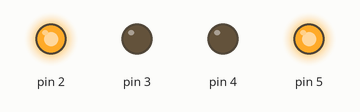
A sketch run on a simulated Arduino Uno, built with avr-gcc and run on an emulated ATmega328P. On the bench: output pins drawn as LEDs (lit = HIGH).

Above: at 0.5 s.
At 3.5 s:
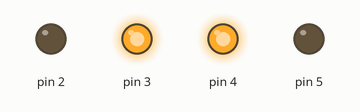
Timing chart, 0 to 4.6 s (numbered marks = the images above):
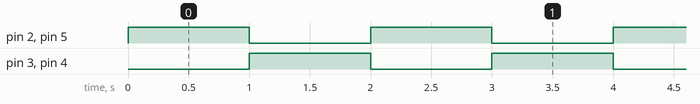

The sketch:

2_LED_2_Logic.ino
```cpp
// C++ code for 2 LEDs and 2 Logic (postive and negative logic)
//
void setup()
{
  pinMode(2, OUTPUT);
  pinMode(3, OUTPUT);
  pinMode(4, OUTPUT);
  pinMode(5, OUTPUT);
  digitalWrite(2, LOW);
  digitalWrite(3, LOW);
  digitalWrite(4, HIGH);
  digitalWrite(5, HIGH);
}

void loop()
{
  digitalWrite(2, HIGH);
  digitalWrite(3, LOW);
  digitalWrite(4, LOW);
  digitalWrite(5, HIGH);
  delay(1000); // Wait for 1000 millisecond(s)
  digitalWrite(2, LOW);
  digitalWrite(3, HIGH);
  digitalWrite(4, HIGH);
  digitalWrite(5, LOW);
  delay(1000);
}
```

Measured:
- by itself, pin 2–5: alternates HIGH for 1.0 s and LOW for 1.0 s
